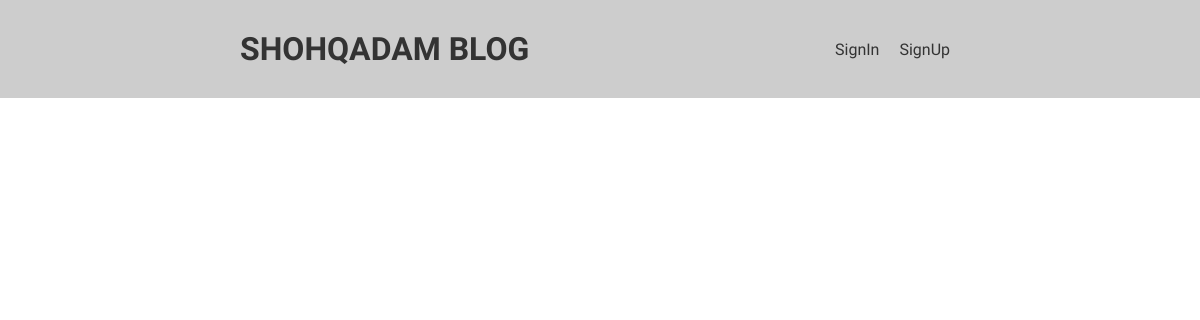
Before: / with the older database file.
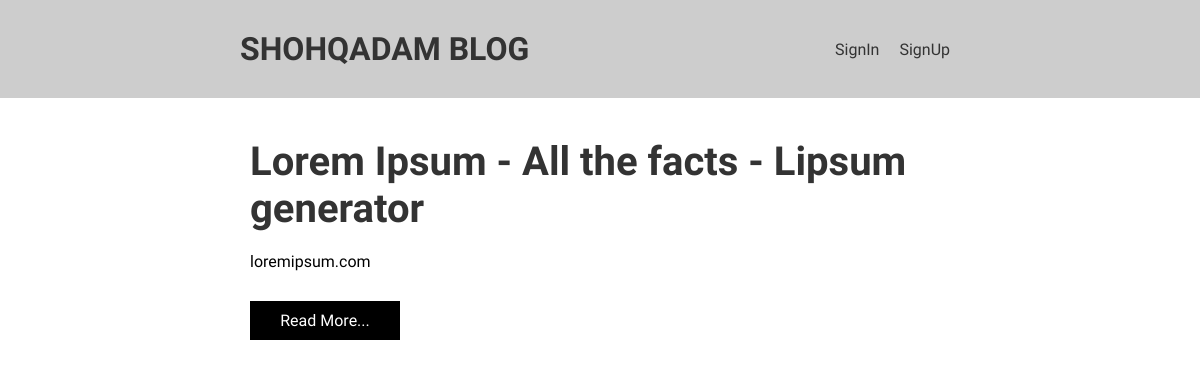
After: the same page with the newer database file.
### underground/models.py (models this page shows, shortened)
class Post(models.Model):
    title = models.CharField(max_length=200)
    author = models.ForeignKey(
        'auth.User',
        on_delete=models.CASCADE
    )
    summary = models.CharField(max_length=50)
    body = models.TextField()

### underground/views.py (the view)
# urls.py: path('',BlogListView.as_view(), name = "home"),
class BlogListView(ListView):
    model = Post
    template_name = 'home.html'

### templates/home.html
{% extends 'base.html' %}
{% block content %}
    {% for post in object_list %}
    <main class="post">
        <div class="card">
          <div class="content">
            <h2 class="title"><a href="{% url 'post_detail' post.pk %}">{{post.title}}</a></h2>
            <p class="copy">{{post.summary}}</p>
            <a class="btn" href="{% url 'post_detail' post.pk %}">Read More...</a>
          </div>
        </div>
      </main>
    {% endfor %}
{% endblock content %}

### templates/base.html (shortened to what this page needs)
{% load static %}
<!DOCTYPE html>
<html lang="en">
<head>
    <link rel="stylesheet" href="{% static 'style/style.css' %}">
</head>
<body>
    <header>
        <div class="container">
            <div class="logo">
                <h1><a href="{%url 'home'%}">SHOHQADAM BLOG</a></h1>
            </div>
            <div class="header__actions">
                {% if user.is_authenticated %}
                <p><a href="{% url 'logout'  %}">LogOut</a></p>
                <h2><a href="{% url 'new_post' %}">New</a></h2>
                {%else%}
                <a href="{% url 'login' %}">SignIn</a>
                <a href="{% url 'signup' %}">SignUp</a>
                {% endif %}
            </div>
        </div>
</header>
    <div class="main">
        <div class="container">
            {% block content %}
            {% endblock content %}
        </div>
    </div>
</body>
</html>

### static/style/style.css (style rules this page uses)
* { margin: 0; padding: 0; box-sizing: border-box; }
body { font-family: 'Scheherazade New', serif; }
h1,h2,h3,h4 { font-family: 'Ubuntu', sans-serif; }
a { text-decoration: none; color: #333; }
.btn, input[type='submit'],button { border:0; outline: 0; background: #000; padding: 10px 30px; color: #fff; display: inline-block; margin: 10px 0; text-align: center; width: 150px; cursor: pointer; }
.container { width: 60%; margin: auto; }
header .container { align-items: center; display: flex; justify-content: space-between; }
header { background: #cdcdcd; padding: 30px 0; }
.header__actions { display: flex; }
.header__actions>* { padding: 0 10px; }
.main { margin-top: 30px; }
.post { margin-bottom: 80px ; padding: 10px; }
.post h2 { font-size: 2.5rem; margin-bottom: 20px; }
.post p { margin-bottom: 20px; }

Changed rows visible on the page:
added Post: title "Lorem Ipsum - All the facts - Lipsum generator", summary "loremipsum.com"
